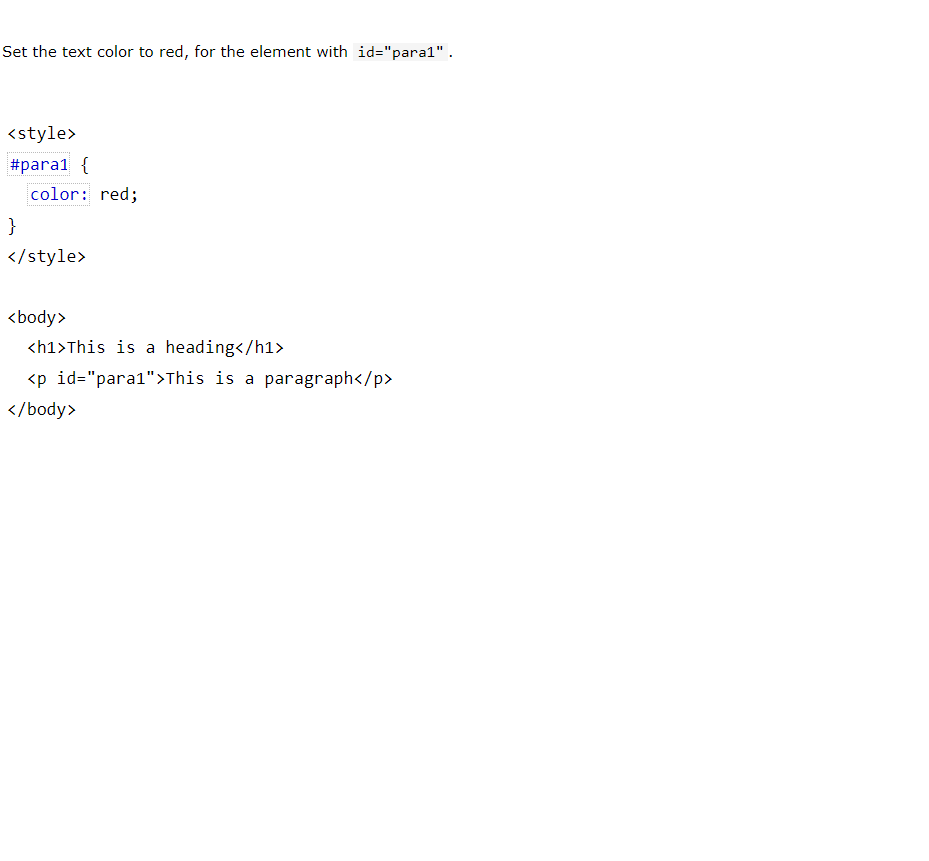
#> input picture public/tool1/training/selenium webdriver train/fa2.png, 929 x 861 px
$ python 02-trim-white-space-around-image.py
#> lines starting #> are read from the running program, lines starting #| are printed output that depends on the picture
from PIL import Image, ImageDraw, ImageOps
fileIn = 'fa2.png'
fileOut = 'fa21.png'
##########################
# Open input image
im = Image.open(fileIn)
#> im is the input picture: PIL image 929x861 RGBA; mean R, G, B, A 253.8, 253.8, 253.9, 255
im = im.convert('RGB')
#> im: PIL image 929x861 RGB
width, height = im.size   # Get dimensions
#> width = 929; height = 861
im = im.crop((0, 0, width-200, height))
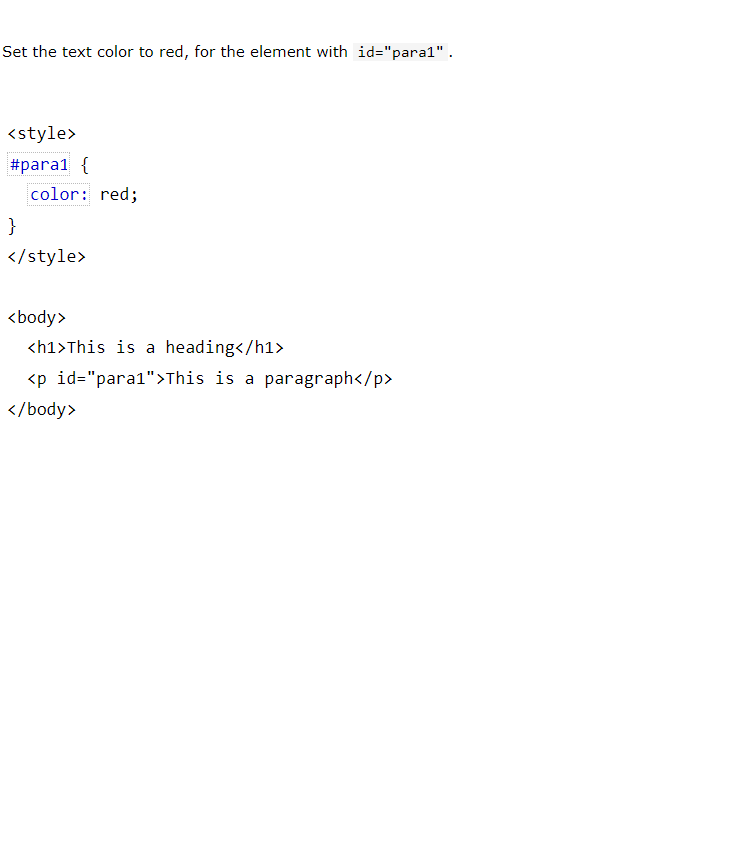
#> im: PIL image 729x861 RGB; mean R, G, B 253.5, 253.5, 253.6

# Get rid of existing black border by flood-filling with white from top-left corner
ImageDraw.floodfill(im,xy=(0,0),value=(255,255,255),thresh=10)
# Get bounding box of text and trim to it
bbox = ImageOps.invert(im).getbbox()
#> bbox = (2, 43, 452, 419)
im = im.crop(bbox)
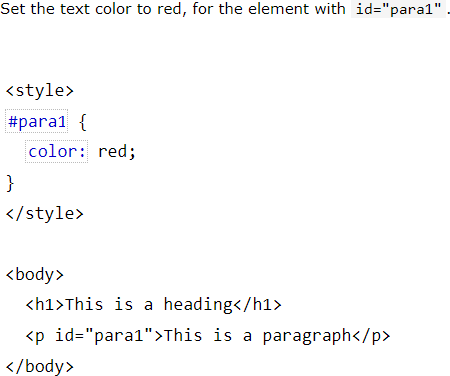
#> im: PIL image 450x376 RGB; mean R, G, B 249.4, 249.4, 249.7

#######################
# 231,233,235
# Add new white border, then new black, then new white border
# res = ImageOps.expand(trimmed, border=10, fill=(255,255,255))
# res = ImageOps.expand(res, border=0, fill=(0,0,0))
# res = ImageOps.expand(res, border=0, fill=(255,255,255))
res = ImageOps.expand(im, border=10, fill=(255,255,255))
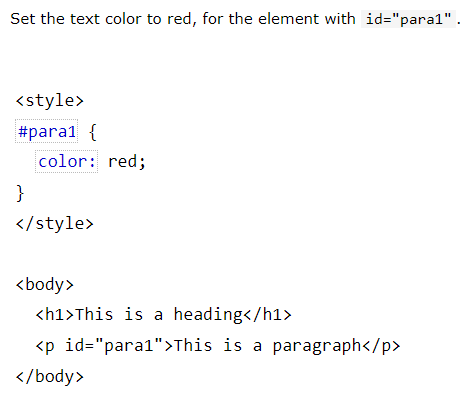
#> res: PIL image 470x396 RGB; mean R, G, B 249.9, 249.9, 250.2
res.save(fileOut)

$ run again, with public/tool1/training/selenium webdriver train/fa1.png copied over public/tool1/training/selenium webdriver train/fa2.png
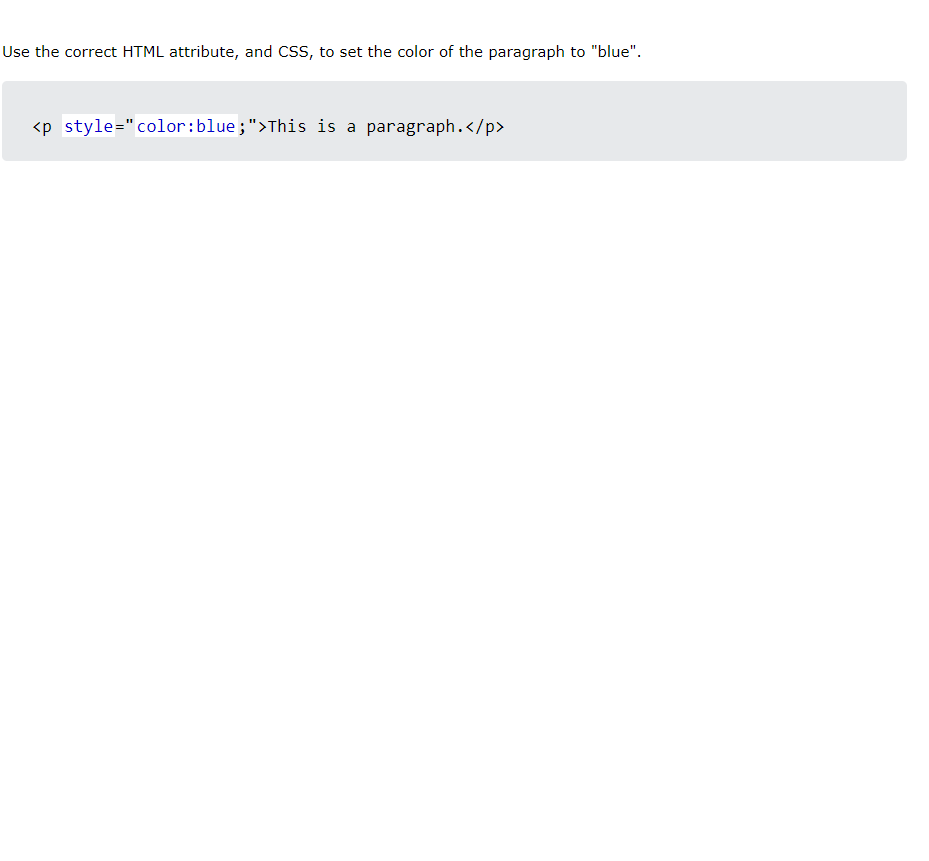
#> input picture public/tool1/training/selenium webdriver train/fa1.png, 929 x 861 px
#> im is the input picture: PIL image 929x861 RGBA; mean R, G, B, A 252.1, 252.3, 252.6, 255
#> `im = im.crop((0, 0, width-200, height))`:
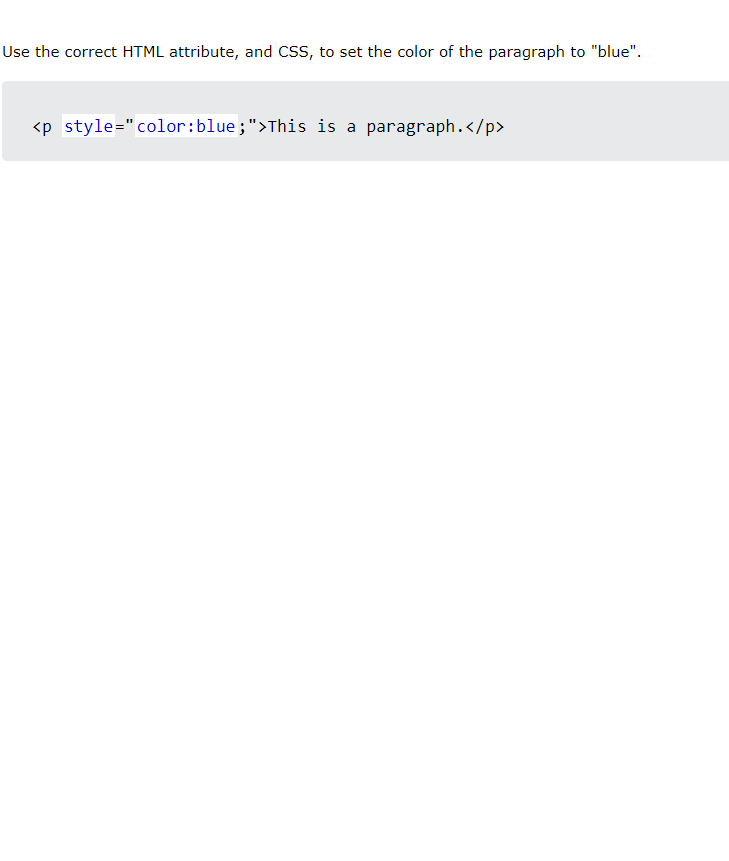
#> im: PIL image 729x861 RGB; mean R, G, B 251.9, 252.1, 252.3
#> bbox = (2, 45, 729, 161)
#> `res = ImageOps.expand(im, border=10, fill=(255,255,255))`:
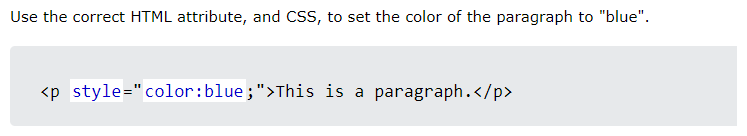
#> res: PIL image 747x136 RGB; mean R, G, B 235.8, 236.9, 238.6

$ run again, with public/tool1/training/selenium webdriver train/fa11.png copied over public/tool1/training/selenium webdriver train/fa2.png
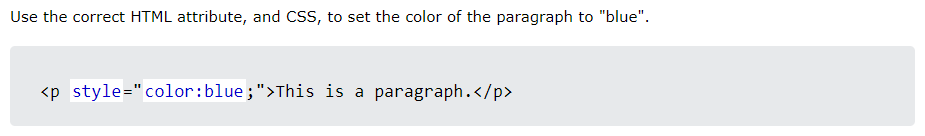
#> input picture public/tool1/training/selenium webdriver train/fa11.png, 925 x 136 px
#> im is the input picture: PIL image 925x136 RGB; mean R, G, B 236.8, 237.9, 239.5
#> bbox = (10, 10, 725, 126)
#> `im = im.crop(bbox)`:
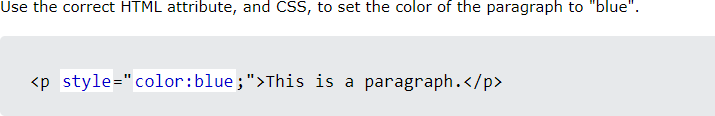
#> im: PIL image 715x116 RGB; mean R, G, B 231.8, 233.1, 235.1
#> `res = ImageOps.expand(im, border=10, fill=(255,255,255))`:
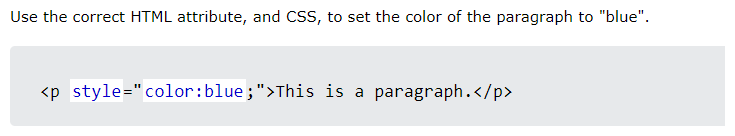
#> res: PIL image 735x136 RGB; mean R, G, B 235.7, 236.8, 238.5
